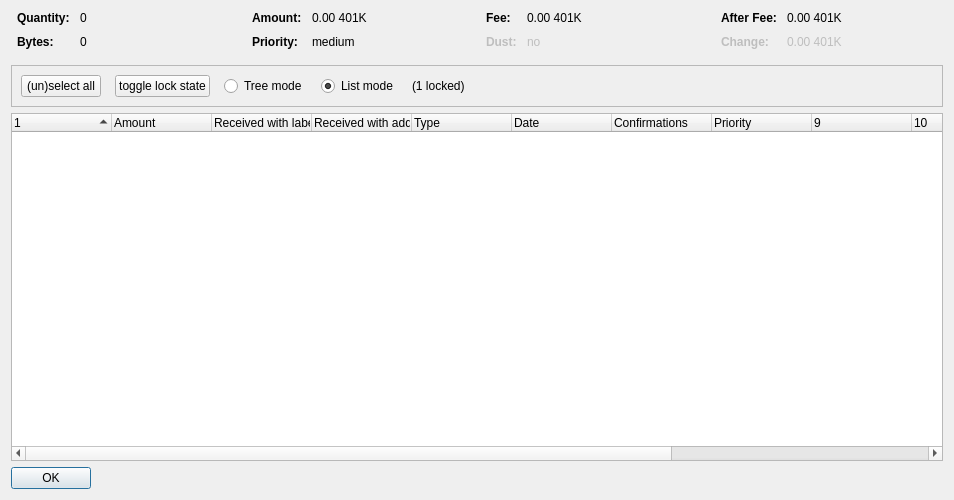
<?xml version="1.0" encoding="UTF-8"?>
<ui version="4.0">
 <class>CoinControlDialog</class>
 <widget class="QDialog" name="CoinControlDialog">
  <property name="geometry">
   <rect>
    <x>0</x>
    <y>0</y>
    <width>954</width>
    <height>500</height>
   </rect>
  </property>
  <property name="windowTitle">
   <string>Coin Selection</string>
  </property>
  <layout class="QVBoxLayout" name="verticalLayout">
   <item>
    <layout class="QHBoxLayout" name="horizontalLayoutTop" stretch="0,0,0,0">
     <property name="topMargin">
      <number>0</number>
     </property>
     <property name="bottomMargin">
      <number>10</number>
     </property>
     <item>
      <layout class="QFormLayout" name="formLayoutCoinControl1">
       <property name="horizontalSpacing">
        <number>10</number>
       </property>
       <property name="verticalSpacing">
        <number>10</number>
       </property>
       <property name="leftMargin">
        <number>6</number>
       </property>
       <property name="rightMargin">
        <number>6</number>
       </property>
       <item row="0" column="0">
        <widget class="QLabel" name="labelCoinControlQuantityText">
         <property name="font">
          <font>
           <weight>75</weight>
           <bold>true</bold>
          </font>
         </property>
         <property name="text">
          <string>Quantity:</string>
         </property>
        </widget>
       </item>
       <item row="0" column="1">
        <widget class="QLabel" name="labelCoinControlQuantity">
         <property name="cursor">
          <cursorShape>IBeamCursor</cursorShape>
         </property>
         <property name="contextMenuPolicy">
          <enum>Qt::ActionsContextMenu</enum>
         </property>
         <property name="text">
          <string notr="true">0</string>
         </property>
         <property name="textInteractionFlags">
          <set>Qt::LinksAccessibleByMouse|Qt::TextSelectableByKeyboard|Qt::TextSelectableByMouse</set>
         </property>
        </widget>
       </item>
       <item row="1" column="0">
        <widget class="QLabel" name="labelCoinControlBytesText">
         <property name="font">
          <font>
           <weight>75</weight>
           <bold>true</bold>
          </font>
         </property>
         <property name="text">
          <string>Bytes:</string>
         </property>
        </widget>
       </item>
       <item row="1" column="1">
        <widget class="QLabel" name="labelCoinControlBytes">
         <property name="cursor">
          <cursorShape>IBeamCursor</cursorShape>
         </property>
         <property name="contextMenuPolicy">
          <enum>Qt::ActionsContextMenu</enum>
         </property>
         <property name="text">
          <string notr="true">0</string>
         </property>
         <property name="textInteractionFlags">
          <set>Qt::LinksAccessibleByMouse|Qt::TextSelectableByKeyboard|Qt::TextSelectableByMouse</set>
         </property>
        </widget>
       </item>
      </layout>
     </item>
     <item>
      <layout class="QFormLayout" name="formLayoutCoinControl2">
       <property name="horizontalSpacing">
        <number>10</number>
       </property>
       <property name="verticalSpacing">
        <number>10</number>
       </property>
       <property name="leftMargin">
        <number>6</number>
       </property>
       <property name="rightMargin">
        <number>6</number>
       </property>
       <item row="0" column="0">
        <widget class="QLabel" name="labelCoinControlAmountText">
         <property name="font">
          <font>
           <weight>75</weight>
           <bold>true</bold>
          </font>
         </property>
         <property name="text">
          <string>Amount:</string>
         </property>
        </widget>
       </item>
       <item row="0" column="1">
        <widget class="QLabel" name="labelCoinControlAmount">
         <property name="cursor">
          <cursorShape>IBeamCursor</cursorShape>
         </property>
         <property name="contextMenuPolicy">
          <enum>Qt::ActionsContextMenu</enum>
         </property>
         <property name="text">
          <string notr="true">0.00 401K</string>
         </property>
         <property name="textInteractionFlags">
          <set>Qt::LinksAccessibleByMouse|Qt::TextSelectableByKeyboard|Qt::TextSelectableByMouse</set>
         </property>
        </widget>
       </item>
       <item row="1" column="0">
        <widget class="QLabel" name="labelCoinControlPriorityText">
         <property name="font">
          <font>
           <weight>75</weight>
           <bold>true</bold>
          </font>
         </property>
         <property name="text">
          <string>Priority:</string>
         </property>
        </widget>
       </item>
       <item row="1" column="1">
        <widget class="QLabel" name="labelCoinControlPriority">
         <property name="cursor">
          <cursorShape>IBeamCursor</cursorShape>
         </property>
         <property name="contextMenuPolicy">
          <enum>Qt::ActionsContextMenu</enum>
         </property>
         <property name="text">
          <string>medium</string>
         </property>
         <property name="textInteractionFlags">
          <set>Qt::LinksAccessibleByMouse|Qt::TextSelectableByKeyboard|Qt::TextSelectableByMouse</set>
         </property>
        </widget>
       </item>
      </layout>
     </item>
     <item>
      <layout class="QFormLayout" name="formLayoutCoinControl3">
       <property name="horizontalSpacing">
        <number>10</number>
       </property>
       <property name="verticalSpacing">
        <number>10</number>
       </property>
       <property name="leftMargin">
        <number>6</number>
       </property>
       <property name="rightMargin">
        <number>6</number>
       </property>
       <item row="0" column="0">
        <widget class="QLabel" name="labelCoinControlFeeText">
         <property name="font">
          <font>
           <weight>75</weight>
           <bold>true</bold>
          </font>
         </property>
         <property name="text">
          <string>Fee:</string>
         </property>
        </widget>
       </item>
       <item row="0" column="1">
        <widget class="QLabel" name="labelCoinControlFee">
         <property name="cursor">
          <cursorShape>IBeamCursor</cursorShape>
         </property>
         <property name="contextMenuPolicy">
          <enum>Qt::ActionsContextMenu</enum>
         </property>
         <property name="text">
          <string notr="true">0.00 401K</string>
         </property>
         <property name="textInteractionFlags">
          <set>Qt::LinksAccessibleByMouse|Qt::TextSelectableByKeyboard|Qt::TextSelectableByMouse</set>
         </property>
        </widget>
       </item>
       <item row="1" column="0">
        <widget class="QLabel" name="labelCoinControlLowOutputText">
         <property name="enabled">
          <bool>false</bool>
         </property>
         <property name="font">
          <font>
           <weight>75</weight>
           <bold>true</bold>
          </font>
         </property>
         <property name="text">
          <string>Dust:</string>
         </property>
        </widget>
       </item>
       <item row="1" column="1">
        <widget class="QLabel" name="labelCoinControlLowOutput">
         <property name="enabled">
          <bool>false</bool>
         </property>
         <property name="cursor">
          <cursorShape>IBeamCursor</cursorShape>
         </property>
         <property name="contextMenuPolicy">
          <enum>Qt::ActionsContextMenu</enum>
         </property>
         <property name="text">
          <string>no</string>
         </property>
         <property name="textInteractionFlags">
          <set>Qt::LinksAccessibleByMouse|Qt::TextSelectableByKeyboard|Qt::TextSelectableByMouse</set>
         </property>
        </widget>
       </item>
      </layout>
     </item>
     <item>
      <layout class="QFormLayout" name="formLayoutCoinControl4">
       <property name="horizontalSpacing">
        <number>10</number>
       </property>
       <property name="verticalSpacing">
        <number>10</number>
       </property>
       <property name="leftMargin">
        <number>6</number>
       </property>
       <property name="rightMargin">
        <number>6</number>
       </property>
       <item row="0" column="0">
        <widget class="QLabel" name="labelCoinControlAfterFeeText">
         <property name="font">
          <font>
           <weight>75</weight>
           <bold>true</bold>
          </font>
         </property>
         <property name="text">
          <string>After Fee:</string>
         </property>
        </widget>
       </item>
       <item row="0" column="1">
        <widget class="QLabel" name="labelCoinControlAfterFee">
         <property name="cursor">
          <cursorShape>IBeamCursor</cursorShape>
         </property>
         <property name="contextMenuPolicy">
          <enum>Qt::ActionsContextMenu</enum>
         </property>
         <property name="text">
          <string notr="true">0.00 401K</string>
         </property>
         <property name="textInteractionFlags">
          <set>Qt::LinksAccessibleByMouse|Qt::TextSelectableByKeyboard|Qt::TextSelectableByMouse</set>
         </property>
        </widget>
       </item>
       <item row="1" column="0">
        <widget class="QLabel" name="labelCoinControlChangeText">
         <property name="enabled">
          <bool>false</bool>
         </property>
         <property name="font">
          <font>
           <weight>75</weight>
           <bold>true</bold>
          </font>
         </property>
         <property name="text">
          <string>Change:</string>
         </property>
        </widget>
       </item>
       <item row="1" column="1">
        <widget class="QLabel" name="labelCoinControlChange">
         <property name="enabled">
          <bool>false</bool>
         </property>
         <property name="cursor">
          <cursorShape>IBeamCursor</cursorShape>
         </property>
         <property name="contextMenuPolicy">
          <enum>Qt::ActionsContextMenu</enum>
         </property>
         <property name="text">
          <string notr="true">0.00 401K</string>
         </property>
         <property name="textInteractionFlags">
          <set>Qt::LinksAccessibleByMouse|Qt::TextSelectableByKeyboard|Qt::TextSelectableByMouse</set>
         </property>
        </widget>
       </item>
      </layout>
     </item>
    </layout>
   </item>
   <item>
    <widget class="QFrame" name="frame">
     <property name="minimumSize">
      <size>
       <width>0</width>
       <height>40</height>
      </size>
     </property>
     <property name="frameShape">
      <enum>QFrame::StyledPanel</enum>
     </property>
     <property name="frameShadow">
      <enum>QFrame::Sunken</enum>
     </property>
     <layout class="QHBoxLayout" name="horizontalLayout">
      <item>
       <layout class="QHBoxLayout" name="horizontalLayoutPanel" stretch="0,0,0,0,0,0">
        <property name="spacing">
         <number>14</number>
        </property>
        <item>
         <widget class="QPushButton" name="pushButtonSelectAll">
          <property name="sizePolicy">
           <sizepolicy hsizetype="Maximum" vsizetype="Fixed">
            <horstretch>0</horstretch>
            <verstretch>0</verstretch>
           </sizepolicy>
          </property>
          <property name="text">
           <string>(un)select all</string>
          </property>
          <property name="autoDefault">
           <bool>false</bool>
          </property>
         </widget>
        </item>
        <item>
         <widget class="QPushButton" name="pushButtonToggleLock">
          <property name="sizePolicy">
           <sizepolicy hsizetype="Maximum" vsizetype="Fixed">
            <horstretch>0</horstretch>
            <verstretch>0</verstretch>
           </sizepolicy>
          </property>
          <property name="text">
           <string>toggle lock state</string>
          </property>
          <property name="autoDefault">
           <bool>false</bool>
          </property>
         </widget>
        </item>
        <item>
         <widget class="QRadioButton" name="radioTreeMode">
          <property name="sizePolicy">
           <sizepolicy hsizetype="Maximum" vsizetype="Fixed">
            <horstretch>0</horstretch>
            <verstretch>0</verstretch>
           </sizepolicy>
          </property>
          <property name="text">
           <string>Tree mode</string>
          </property>
         </widget>
        </item>
        <item>
         <widget class="QRadioButton" name="radioListMode">
          <property name="sizePolicy">
           <sizepolicy hsizetype="Maximum" vsizetype="Fixed">
            <horstretch>0</horstretch>
            <verstretch>0</verstretch>
           </sizepolicy>
          </property>
          <property name="text">
           <string>List mode</string>
          </property>
          <property name="checked">
           <bool>true</bool>
          </property>
         </widget>
        </item>
        <item>
         <widget class="QLabel" name="labelLocked">
          <property name="text">
           <string>(1 locked)</string>
          </property>
         </widget>
        </item>
        <item>
         <spacer name="horizontalSpacer">
          <property name="orientation">
           <enum>Qt::Horizontal</enum>
          </property>
          <property name="sizeHint" stdset="0">
           <size>
            <width>40</width>
            <height>20</height>
           </size>
          </property>
         </spacer>
        </item>
       </layout>
      </item>
     </layout>
    </widget>
   </item>
   <item>
    <widget class="CoinControlTreeWidget" name="treeWidget">
     <property name="contextMenuPolicy">
      <enum>Qt::CustomContextMenu</enum>
     </property>
     <property name="sortingEnabled">
      <bool>false</bool>
     </property>
     <property name="columnCount">
      <number>13</number>
     </property>
     <attribute name="headerShowSortIndicator" stdset="0">
      <bool>true</bool>
     </attribute>
     <attribute name="headerStretchLastSection">
      <bool>false</bool>
     </attribute>
     <column>
      <property name="text">
       <string/>
      </property>
     </column>
     <column>
      <property name="text">
       <string>Amount</string>
      </property>
     </column>
     <column>
      <property name="text">
       <string>Received with label</string>
      </property>
     </column>
     <column>
      <property name="text">
       <string>Received with address</string>
      </property>
     </column>
     <column>
      <property name="text">
	<string>Type</string>
      </property>
     </column>
     <column>
      <property name="text">	 
       <string>Date</string>
      </property>
     </column>
     <column>
      <property name="text">
       <string>Confirmations</string>
      </property>
      <property name="toolTip">
       <string>Confirmed</string>
      </property>
     </column>
     <column>
      <property name="text">
       <string>Priority</string>
      </property>
     </column>
     <column>
      <property name="text">
       <string/>
      </property>
     </column>
     <column>
      <property name="text">
       <string/>
      </property>
     </column>
     <column>
      <property name="text">
       <string/>
      </property>
     </column>
     <column>
      <property name="text">
       <string/>
      </property>
     </column>
     <column>
      <property name="text">
       <string/>
      </property>
     </column>
    </widget>
   </item>
   <item>
    <widget class="QDialogButtonBox" name="buttonBox">
     <property name="sizePolicy">
      <sizepolicy hsizetype="Maximum" vsizetype="Fixed">
       <horstretch>0</horstretch>
       <verstretch>0</verstretch>
      </sizepolicy>
     </property>
     <property name="orientation">
      <enum>Qt::Horizontal</enum>
     </property>
     <property name="standardButtons">
      <set>QDialogButtonBox::Ok</set>
     </property>
    </widget>
   </item>
  </layout>
 </widget>
 <customwidgets>
  <customwidget>
   <class>CoinControlTreeWidget</class>
   <extends>QTreeWidget</extends>
   <header>coincontroltreewidget.h</header>
  </customwidget>
 </customwidgets>
 <resources/>
 <connections/>
</ui>
